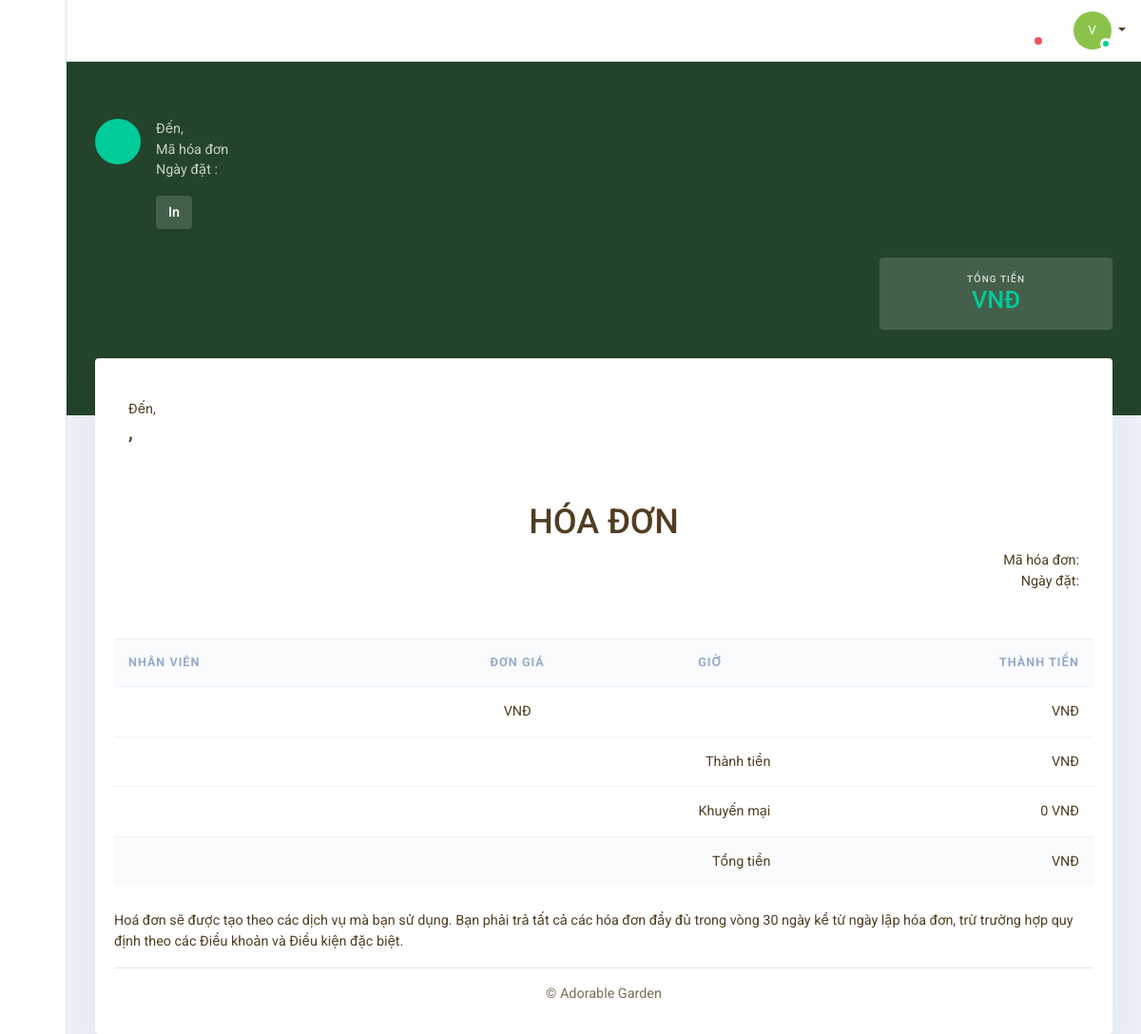
Before: /admin/quan_tri_don_hang/hien_thi_don_hang_chi_tiet/6 with the older database file.
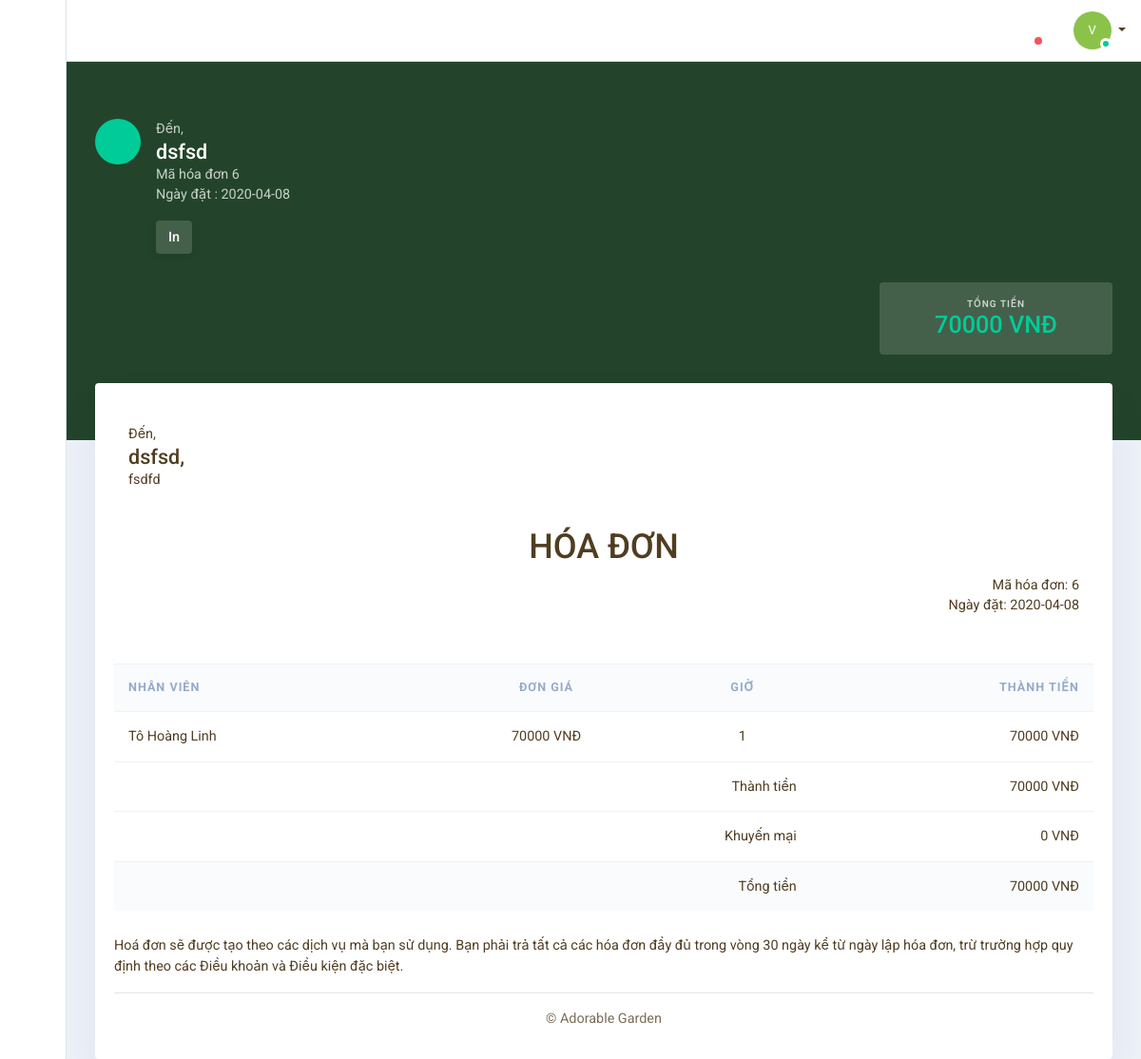
After: the same page with the newer database file.
### tables this page shows
CREATE TABLE `tbl_don_hang` (
  `id` int(11) NOT NULL,
  `id_kh` int(11) NOT NULL,
  `ngay_tao` timestamp NOT NULL DEFAULT current_timestamp(),
  `trang_thai` varchar(100) NOT NULL
);

CREATE TABLE `tbl_khach_hang` (
  `id` int(11) NOT NULL,
  `ten_kh` varchar(100) NOT NULL,
  `thanh_pho` varchar(100) DEFAULT NULL,
  `quan` varchar(100) DEFAULT NULL,
  `email` varchar(30) NOT NULL,
  `SDT` int(11) DEFAULT NULL,
  `ngay_tao` timestamp NULL DEFAULT current_timestamp(),
  `nguoi_tao` varchar(100) DEFAULT NULL,
  `ngay_sua` datetime DEFAULT NULL,
  `nguoi_sua` varchar(100) DEFAULT NULL,
  `anh_minh_hoa` text DEFAULT NULL,
  `ngaysinh` date NOT NULL,
  `gioi_tinh` varchar(50) NOT NULL
);

### application/controllers/admin/Quan_tri_don_hang.php (called while the page is built, shortened)
<?php
class Quan_tri_don_hang extends CI_Controller {
	public function hien_thi_don_hang_chi_tiet()
    {
    	$this->load->model('don_hang');
    	$this->load->helper('url');
    	$this->load->database();
    	$id = $this->uri->segment(4);
    	$data['don_hang_chi_tiet'] = $this->don_hang->lay_don_hang_theo_ID($id);
    	$this->load->view('admin/quan_tri_don_hang_chi_tiet', $data);
    }
}

### index.php (called while the page is built, shortened)
<?php
require_once BASEPATH.'core/CodeIgniter.php';

### application/models/don_hang.php (called while the page is built, shortened)
<?php
Class don_hang extends CI_Model {
	public function lay_don_hang_theo_ID($id)
        {
			$query = $this->db->query("
				SELECT tbl_khach_hang.email as email, tbl_don_hang.id as id, date(tbl_don_hang.ngay_tao) as ngay_tao, SUM(tbl_don_hang_chi_tiet.price) as tong_tien, tbl_don_hang.trang_thai, tbl_khach_hang.quan as quan, tbl_khach_hang.thanh_pho as thanh_pho, tbl_khach_hang.ten_kh as ten_kh, tbl_doi_ngu.name as ten_nv, tbl_don_hang_chi_tiet.price as don_gia, tbl_don_hang_chi_tiet.qty as so_luong, (tbl_don_hang_chi_tiet.qty * tbl_don_hang_chi_tiet.price) as thanh_tien
			FROM tbl_don_hang, tbl_khach_hang, tbl_don_hang_chi_tiet, tbl_doi_ngu
			WHERE tbl_don_hang.id_kh = tbl_khach_hang.id AND tbl_don_hang.id = tbl_don_hang_chi_tiet.ma_don AND tbl_don_hang_chi_tiet.id_nv = tbl_doi_ngu.id AND tbl_don_hang_chi_tiet.ma_don='".$id."'
			");
	        return  $query->row();
        }
}
;?>

### application/views/admin/quan_tri_don_hang_chi_tiet.php (the view, shortened to what the changed rows need)
<!DOCTYPE html>
<html lang="en">
<head>
<link rel='stylesheet' href='https://d33wubrfki0l68.cloudfront.net/css/478ccdc1892151837f9e7163badb055b8a1833a5/crisp/assets/vendor/pace/pace.css'/>
<link rel='stylesheet' type='text/css' href='https://d33wubrfki0l68.cloudfront.net/bundles/291bbeead57f19651f311362abe809b67adc3fb5.css'/>
<link rel='stylesheet' href='https://d33wubrfki0l68.cloudfront.net/bundles/30bc673ce76f73ecf02568498f6b139269f6e4c7.css'/>
<link rel='stylesheet' type='text/css' href='https://d33wubrfki0l68.cloudfront.net/css/548117a22d5d22545a0ab2dddf8940a2e32c04ed/default/assets/fonts/materialdesignicons/materialdesignicons.min.css'/>
<link rel='stylesheet' type='text/css' href='https://d33wubrfki0l68.cloudfront.net/css/0940f25997c8e50e65e95510b30245d116f639f0/light/assets/fonts/feather/feather-icons.css'/>
<link rel='stylesheet' type='text/css' href='<?=base_url();?>atmos.min.css'/>
</head>
<body class="page-home">
<main class="admin-main">
    <section class="admin-content ">
        <div class="bg-dark m-b-30">
            <div class="container">
                <div class="don_hang_chi_tiet p-b-60 p-t-60">
                    <div class="col-md-6 text-white p-b-30">
                        <div class="media">
                            <div class="media-body">
                                <div class="opacity-75">Đến,</div>
                                <h4 class="m-b-0"><?=$don_hang_chi_tiet->ten_kh;?></h4>
                                <p class="opacity-75">
                                   Mã hóa đơn <?=$don_hang_chi_tiet->id;?> <br>
                                    Ngày đặt : <?=$don_hang_chi_tiet->ngay_tao;?>
                                </p>
                                <button class="btn btn-white-translucent" id="printDiv" >
                                    In</button>
                            </div>
                        </div>
                    </div>
                    <div class="col-md-3 text-center m-b-30 ml-auto">
                        <div class="rounded text-white bg-white-translucent">
                            <div class="p-all-15">
                                <div class="don_hang_chi_tiet">
                                    <div class="col-md-12">
                                        <div class="text-overline    opacity-75">Tổng tiền</div>
                                        <h3 class="m-0 text-success"><?=$don_hang_chi_tiet->tong_tien;?> VNĐ</h3>
                                    </div>
                                </div>
                            </div>
                        </div>
                    </div>
                </div>
            </div>
        </div>
        <div class="pull-up">
            <div class="container" id="printableArea">
                <div class="don_hang_chi_tiet"  >
                    <div class="col-md-12 m-b-40">
                        <div class="card">
                            <div class="card-body">
                                <div class="don_hang_chi_tiet">
                                    <div class="col-md-6">
                                        <address class="m-t-10">
                                            Đến,<br>
                                            <span class="h4 font-primary"> <?=$don_hang_chi_tiet->ten_kh;?>,</span> <br>
                                            <?=$don_hang_chi_tiet->quan;?> <br><?=$don_hang_chi_tiet->thanh_pho;?> <br>
                                        </address>
                                    </div>
                                    <div class="col-md-12 text-right my-auto">
                                        <h1 class="font-primary" style="text-align: center;">HÓA ĐƠN</h1>
                                        <div class="">Mã hóa đơn: <?=$don_hang_chi_tiet->id;?></div>
                                        <div class="">Ngày đặt: <?=$don_hang_chi_tiet->ngay_tao;?></div>
                                    </div>
                                </div>
                                <div class="table-responsive ">
                                    <table class="table m-t-50">
                                        <thead>
                                        <tr>
                                            <th class="">Nhân viên</th>
                                            <th class="text-center">Đơn giá</th>
                                            <th class="text-center">Giờ</th>
                                            <th class="text-right">Thành tiền</th>
                                        </tr>
                                        </thead>
                                        <tbody>
                                        <tr>
                                            <td class="">
                                                <p class="text-black m-0"><?php echo $don_hang_chi_tiet->ten_nv;?></p>
                                            </td>
                                            <td class="text-center"><?php echo $don_hang_chi_tiet->don_gia;?> VNĐ</td>
                                            <td class="text-center"><?php echo $don_hang_chi_tiet->so_luong;?></td>
                                            <td class="text-right"><?php echo $don_hang_chi_tiet->thanh_tien;?> VNĐ</td>
                                        </tr>
                                        <tr>
                                            <td colspan="3" class="text-right">
                                                Thành tiền
                                            </td>
                                            <td colspan="2" class="text-right">
                                                <?=$don_hang_chi_tiet->tong_tien;?> VNĐ
                                            </td>
                                        </tr>
                                        <tr class="bg-light">
                                            <td colspan="3" class="text-right">
                                                Tổng tiền
                                            </td>
                                            <td colspan="2" class="text-right">
                                                <?=$don_hang_chi_tiet->tong_tien;?> VNĐ
                                            </td>
                                        </tr>
                                        </tbody>
                                    </table>
                                </div>
                            </div>
                        </div>
                    </div>
                </div>
            </div>
        </div>
    </section>
</main>
</body>
</html>

Changed rows visible on the page:
now on this page (row edited): tbl_don_hang: tbl_khach_hang.ten_kh "dsfsd", id "6", tbl_khach_hang.quan "fsdfd"
Other visible differences:
$don_hang_chi_tiet->ngay_tao: (not shown) → "2020-04-08"
$don_hang_chi_tiet->tong_tien: (not shown) → "70000"
$don_hang_chi_tiet->ten_nv: (not shown) → "Tô Hoàng Linh"
$don_hang_chi_tiet->don_gia: (not shown) → "70000"
$don_hang_chi_tiet->so_luong: (not shown) → "1"
$don_hang_chi_tiet->thanh_tien: (not shown) → "70000"
